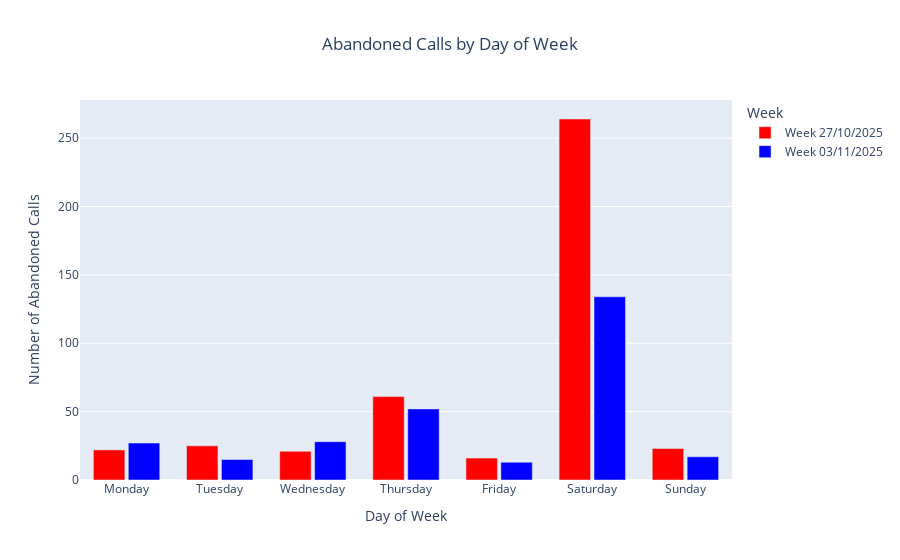

The notebook cell this image was saved under:
### Markdown cell above
## Step 5: Generate Combined Report

Create a comprehensive HTML report combining all visualizations

### Code cell
# Generate abandoned calls by day of week plot
fig_abandoned = plot_abandoned_by_day_of_week(
    abandoned_calls,
    weeks=WEEKS_TO_COMPARE,
    all_calls_df=call_reports  # Pass all calls data for total/answered statistics
)

fig_abandoned.show()

### Figure 1 — Plotly figure (JSON) as saved in the notebook; plotly's stock layout.template omitted (floating-point values rounded to 4 significant figures)
{"data": [{"customdata": [[784, 407, 22, "21s", "24s", "2.3m"], [773, 393, 25, "25s", "43s", "9.9m"], [608, 341, 21, "23s", "33s", "5.3m"], [542, 238, 61, "21s", "24s", "16.2m"], [617, 336, 16, "25s", "48s", "2.9m"], [414, 52, 264, "22s", "20.0m", "20.0m"], [343, 153, 23, "21s", "2.9m", "4.9m"]], "hovertemplate": "Day: %{x}<br>Week 27/10/2025<br>Abandoned Calls: %{y}<br>Total Calls: %{customdata[0]}<br>Answered Calls: %{customdata[1]}<br>Min Wait: %{customdata[3]}<br>Average Wait: %{customdata[4]}<br>Max Wait: %{customdata[5]}<extra></extra>", "marker": {"color": "red"}, "name": "Week 27/10/2025", "type": "bar", "x": ["Monday", "Tuesday", "Wednesday", "Thursday", "Friday", "Saturday", "Sunday"], "y": [22, 25, 21, 61, 16, 264, 23]}, {"customdata": [[785, 409, 27, "25s", "25s", "7.8m"], [697, 351, 15, "22s", "26s", "14.7m"], [699, 350, 28, "21s", "24s", "18.6m"], [725, 371, 52, "21s", "41s", "20.0m"], [703, 384, 13, "27s", "27s", "3.1m"], [468, 121, 134, "21s", "48s", "20.0m"], [289, 164, 17, "21s", "1.9m", "4.3m"]], "hovertemplate": "Day: %{x}<br>Week 03/11/2025<br>Abandoned Calls: %{y}<br>Total Calls: %{customdata[0]}<br>Answered Calls: %{customdata[1]}<br>Min Wait: %{customdata[3]}<br>Average Wait: %{customdata[4]}<br>Max Wait: %{customdata[5]}<extra></extra>", "marker": {"color": "blue"}, "name": "Week 03/11/2025", "type": "bar", "x": ["Monday", "Tuesday", "Wednesday", "Thursday", "Friday", "Saturday", "Sunday"], "y": [27, 15, 28, 52, 13, 134, 17]}], "layout": {"bargap": 0.25, "bargroupgap": 0.1, "barmode": "group", "hovermode": "x", "legend": {"title": {"text": "Week"}}, "title": {"text": "Abandoned Calls by Day of Week", "x": 0.5}, "xaxis": {"title": {"text": "Day of Week"}}, "yaxis": {"title": {"text": "Number of Abandoned Calls"}}}}
